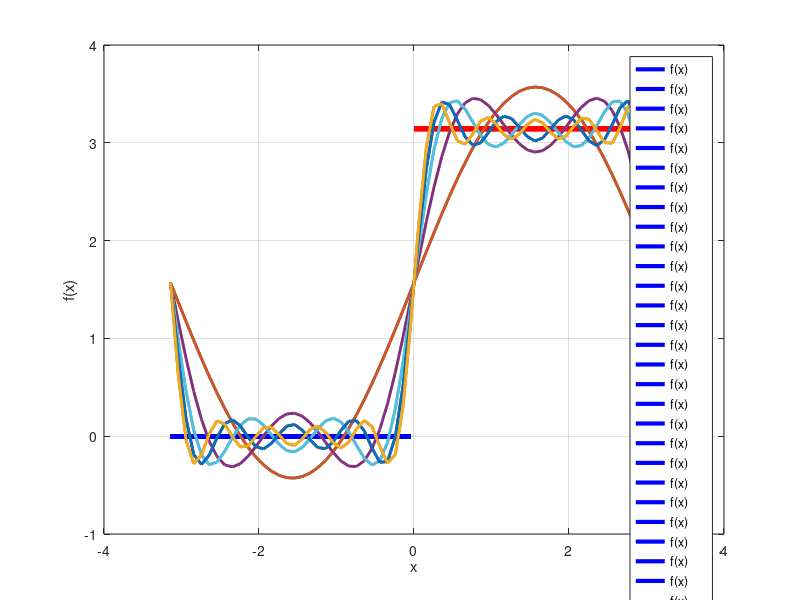

Here is the MATLAB script that generated this plot:
%% assignment Fourier series exercise question-2
% Fourier series approximation for boxcar function 
% Akash Kharita - 17411002
% Please run the file and see the figure
clc; clear all; close all;

    x = [-pi:0.1:pi]; % range of X
    x1 = [-pi:0.1:0]; % since this function is 
    x2 = [0:0.1:pi];
    N = 10; % number of fourier coefficients
    
    % actual function
    y1 = zeros(length(x1));
    y2 = pi*ones(length(x2));
    % plot
    figure;
    plot([-pi:0.1:0],y1,'b','LineWidth',3,'DisplayName','f(x)'); grid on
    hold on;
    plot([0:0.1:pi],y2,'r','LineWidth',3,'DisplayName','f(x)');
    xlabel('x')
    ylabel('f(x)')
    hold on;
    
    % Compute coefficients 
    a0 = pi/2;
    for ii = 1:N
        an(ii) = 0;
        bn(ii) = (1-cos(ii*pi))/(ii);
    end
    
    fx_ii = zeros(1,length(x)); % Initialize
    for ii = 1:N
        fourier_coeff = (an(ii)*cos(ii*x) + bn(ii)*sin(ii*x));
        fx_ii = fx_ii + fourier_coeff;
        plot(x,fx_ii+pi/2,'LineWidth',2,'DisplayName',['N = ',num2str(ii)]) % Uncomment this line to see ALL of them
    end
    legend show